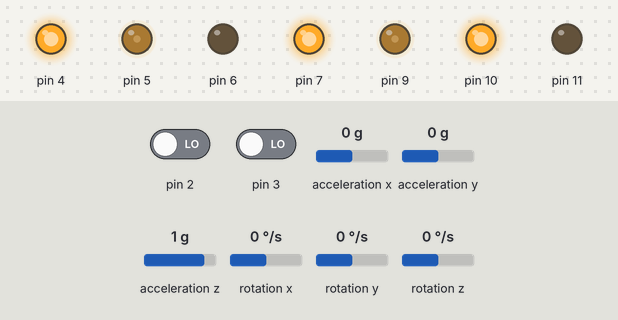
The sketch below on a simulated Arduino Uno, built with avr-gcc and run on an emulated ATmega328P. Shown: output pins drawn as LEDs (lit = HIGH). Wiring (inferred from the names in the program): MPU-6050 motion sensor at I2C address 0x68. Inputs (shaded band) come from the test bench; at power-on: acceleration y 0 g, pin 2 LOW, pin 3 LOW, acceleration x 0 g, acceleration z 1 g, rotation x 0 °/s, rotation y 0 °/s, rotation z 0 °/s.

Above: at 1.3 s.
1.4 s: acceleration y set to -1.4 g
At 2.5 s:
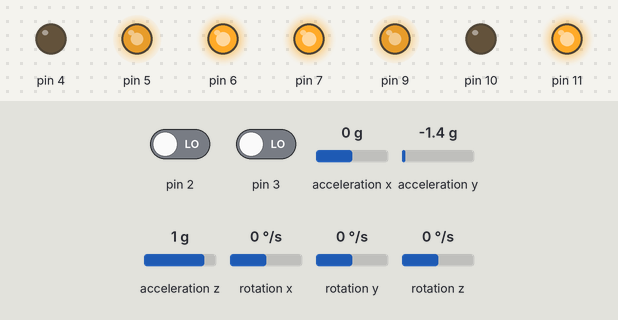
2.9 s: acceleration y set to 0.3 g
5.9 s: acceleration y set to 0.6 g
At 7.5 s:
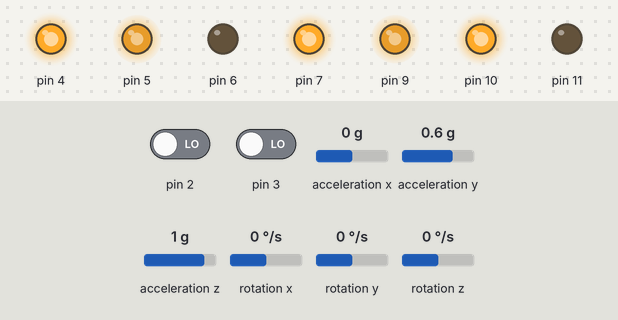
Timing chart, 0 to 9.0 s (numbered marks = the images above; inputs shaded):
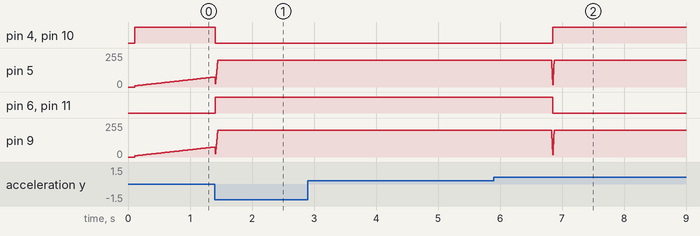

The sketch:

Part2.ino
```cpp
#include <MsTimer2.h>
#include <I2Cdev.h>
#include <MPU6050.h>
#include <BalanbotMotor.h>
#include <BalanbotEncoder.h>
#include <BalanbotController.h>
#include <SoftwareSerial.h>
#include <Wire.h>
#include<Kalman.h>
#include<Math.h>
//------------------------------------------------
//PID variable(phi)
float reference = -0.174;//0.475 //0.3568 //-0.178
float kp = 22;
float ki = 297;
float kd = 0.40;
//PID variable(position)
float preference = 0;
float pkp = 0.145;
float pki = 0;
float pkd = 0.015;
//PID direction
float dreference = 0;
float dkp = 0.45;
float dki = 0;
float dkd = 0;
//-------------------------
MPU6050 accelgyro;
int16_t ax, ay, az;
int16_t gx, gy, gz;
Kalman kalmanX; // Create the Kalman instances
double accX, accY, accZ;
double gyroX;
double kalAngleX; // Calculated angle using a Kalman filter
uint32_t timer,btTimer;
uint8_t i2cData[14]; // Buffer for I2C data
//--------------------------------------------------------------
// 定義連接藍牙模組的序列埠
SoftwareSerial BTSerial(12,13); // 接收腳, 傳送腳
char val;
String receiveData = "";
bool startRecieve = false;

BalanbotMotor motorA;
BalanbotMotor motorB;
PIDController directionController;
float wheel_angA = 0;
float wheel_angB = 0;
float maxPowerRemap = 128/100;
float dT = 0.008;
float lj = 0;
float rj = 0;

void timerInterrupt(){
    sei();
    double phi = getPhi();
    motorA.Update(phi-lj);
    motorB.Update(phi-lj);
     if(lj!=0 || rj!=0)
      motorA.reset();
    int speed_d_out = directionController.Update(motorA.GetSpeed() - motorB.GetSpeed());
    motorA.Rotate(motorA.getEffort()+speed_d_out);
    motorB.Rotate(motorA.getEffort()-speed_d_out);
}
void encoder1Interrupt(){
//Call the encoder counting function here.
  motorA.UpdateEncoder();
}

void encoder2Interrupt(){
//Call the encoder counting function here.
  motorB.UpdateEncoder();
}
//-----------------------------------------------------

void setup(){
  Serial.begin(9600);  // 與電腦序列埠連線
  BTSerial.begin(38400);
  setupMotor();        //初始化Motor
  setupMPU6050();     //設置MPU6050
  //Iitial MsTimer2 here
  MsTimer2::set(dT*1000, timerInterrupt); //設置Timer中斷
  MsTimer2::start();                    //開始MsTimer2
  btTimer=micros();
}

void loop(){
//UART and Bluetooth communication function
  updateBT();
  //senInfo();
}
```

BT_Control.ino
```cpp
void updateBT(){
    while(BTSerial.available()){
        startRecieve = true;
        val=BTSerial.read();
        receiveData += val;
    }
    if(startRecieve){
        startRecieve = false;
       // Serial.println(recieveData);
        remoteControl(receiveData);
        receiveData = "";
    }
}

void remoteControl(String data) {
    for(int i=0;i<data.length();i++){
        if(data[i]<48 || data[i]>57){
          if(/*data[i]!='r' && data[i]!='p' && data[i]!='i' && data[i]!='d' && data[i]!='e' &&  data[i]!='o' && data[i]!='u' && data[i]!='s' &&*/ data[i]!='.' && data[i]!='-' && data[i]!='L' && data[i]!='R')
            return;
        }
    }

    String data_PID="";
    for(int i=1;i<data.length();i++)
        data_PID += data[i];
    Serial.println(data_PID);
    switch(data[0]){
     /* case 'p':
        kp = data_PID.toFloat();
        break;
      case 'i':
        ki = data_PID.toFloat();
        break;
      case 'd':
        kd = data_PID.toFloat();
        break;
      case 'r':
        reference = data_PID.toFloat();
        break;
      case 'o':
        pkp = data_PID.toFloat();
        break;
      case 'u':
        pki = data_PID.toFloat();
        break;
      case 's':
        pkd = data_PID.toFloat();
        break;
      case 'e':
        preference = data_PID.toFloat();
        break;*/
      case 'L':
        String lstr="",rstr="";
        bool f=true;
        for(int i=0;i<data_PID.length();i++){
          if(data_PID[i]!='R'){
            if(f){
              lstr += data_PID[i];
            }
            else{
              rstr += data_PID[i];
            }
          }
          else{
            f = false;
          }
        }

        lj = lstr.toInt()/65.0;
        rj = rstr.toInt()*1.44;
        directionController.SetReference(rj);
    }
    motorA.SetControl(0,reference,kp,ki,kd);
    motorB.SetControl(0,reference,kp,ki,kd);
    motorA.SetControl(1,preference,pkp,pki,pkd);
    motorB.SetControl(1,preference,pkp,pki,pkd);
}
void sendInfo()
{
  if((micros()-btTimer) > 100000){
    btTimer = micros();
    String info = String(kalAngleX) + ",";
    info += String(motorA.getPosError()) + ",";
    info += String(motorB.getPosError());
    BTSerial.println(info);
  }
}
```

I2C.ino
```cpp
// (licence header left out)
const uint8_t IMUAddress = 0x68;   // AD0 is logic low on the PCB
const uint16_t I2C_TIMEOUT = 1000; // Used to check for errors in I2C communication

uint8_t i2cWrite(uint8_t registerAddress, uint8_t data, bool sendStop)
{
  return i2cWrite(registerAddress, &data, 1, sendStop); // Returns 0 on success
}

uint8_t i2cWrite(uint8_t registerAddress, uint8_t *data, uint8_t length, bool sendStop)
{
  Wire.beginTransmission(IMUAddress);
  Wire.write(registerAddress);
  Wire.write(data, length);
  uint8_t rcode = Wire.endTransmission(sendStop); // Returns 0 on success
  if (rcode)
  {
    Serial.print(F("i2cWrite failed: "));
    Serial.println(rcode);
  }
  return rcode; // See: http://arduino.cc/en/Reference/WireEndTransmission
}

uint8_t i2cRead(uint8_t registerAddress, uint8_t *data, uint8_t nbytes)
{
  uint32_t timeOutTimer;
  Wire.beginTransmission(IMUAddress);
  Wire.write(registerAddress);
  uint8_t rcode = Wire.endTransmission(false); // Don't release the bus
  if (rcode)
  {
    Serial.print(F("i2cRead failed: "));
    Serial.println(rcode);
    return rcode; // See: http://arduino.cc/en/Reference/WireEndTransmission
  }
  Wire.requestFrom(IMUAddress, nbytes, (uint8_t) true); // Send a repeated start and then release the bus after reading
  for (uint8_t i = 0; i < nbytes; i++)
  {
    if (Wire.available())
      data[i] = Wire.read();
    else
    {
      timeOutTimer = micros();
      while (((micros() - timeOutTimer) < I2C_TIMEOUT) && !Wire.available())
        ;
      if (Wire.available())
        data[i] = Wire.read();
      else
      {
        Serial.println(F("i2cRead timeout"));
        return 5; // This error value is not already taken by endTransmission
      }
    }
  }
  return 0; // Success
}
```

Init.ino
```cpp
void setupMotor()
{
  const int PWMA = 5, PWMB = 9;               // Speed control
  const int AIN1 = 6, BIN1 = 11;              // Direction +
  const int AIN2 = 4, BIN2 = 10;              // Direction -
  const int STBY = 7;                        // standby(停止)
  const int C1_A = A3 , C2_A = 2;             //中斷腳位
  const int C1_B = 8 , C2_B = 3;

  motorA.SetMotorPins(PWMA,AIN1,AIN2,STBY);     //設置motorA PIN腳
  motorB.SetMotorPins(PWMB,BIN1,BIN2,STBY);     //設置motorB PIN腳

  motorA.InverseRotationDirectionDefinition(false); //motorB輪子轉動方向相反(經測試得知)
  motorB.InverseRotationDirectionDefinition(true);

  motorA.SetControllerBound(200,-200,1.8,-1.8);
  motorB.SetControllerBound(200,-200,1.8,-1.8);

  motorA.SetControl(0,reference,kp,ki,kd);
  motorB.SetControl(0,reference,kp,ki,kd);

  motorA.SetControl(1,preference,pkp,pki,pkd);
  motorB.SetControl(1,preference,pkp,pki,pkd);

  directionController.SetBound(100,-100);
  directionController.SetPID(dkp,dki,dkd);
  directionController.SetReference(dreference);

  motorA.SetEncoderPins(C2_A,C1_A);             //設定motorA中斷腳位
  motorB.SetEncoderPins(C2_B,C1_B);             //設定motorB中斷腳位

//設定中斷處理函式
  attachInterrupt(digitalPinToInterrupt(motorA.GetEncoderInterruptPin())
                    ,encoder1Interrupt,RISING);
  attachInterrupt(digitalPinToInterrupt(motorB.GetEncoderInterruptPin())
                    ,encoder2Interrupt,RISING);
}
```

SetupMPU6050.ino
```cpp
void setupMPU6050()
{
    Wire.begin();
    TWBR = ((F_CPU / 400000L) - 16) / 2; // Set I2C frequency to 400kHz

    i2cData[0] = 7;    // Set the sample rate to 1000Hz - 8kHz/(7+1) = 1000Hz
    i2cData[1] = 0x00; // Disable FSYNC and set 260 Hz Acc filtering, 256 Hz Gyro filtering, 8 KHz sampling
    i2cData[2] = 0x00; // Set Gyro Full Scale Range to ±250deg/s
    i2cData[3] = 0x00; // Set Accelerometer Full Scale Range to ±2g
    while (i2cWrite(0x19, i2cData, 4, false)); // Write to all four registers at once
    while (i2cWrite(0x6B, 0x01, true)); // PLL with X axis gyroscope reference and disable sleep mode

    while (i2cRead(0x75, i2cData, 1));
    if (i2cData[0] != 0x68)
    { // Read "WHO_AM_I" register
        Serial.print(F("Error reading sensor"));
        while (1);
    }

   //MPU6050 accelgyro;
   MPU6050 accelgyro(0x68); // <-- use for AD0 high
   //int16_t ax, ay, az,gx, gy, gz;
   // reset offsets
   accelgyro.setXAccelOffset(-5171);
   accelgyro.setYAccelOffset(-2497);
   accelgyro.setZAccelOffset(1409);
   accelgyro.setXGyroOffset(78);
   accelgyro.setYGyroOffset(-38);
   accelgyro.setZGyroOffset(-44);

  delay(100); // Wait for sensor to stabilize

   /* Set kalman and gyro starting angle */
  while (i2cRead(0x3B, i2cData, 6));
  accX = (int16_t)((i2cData[0] << 8) | i2cData[1]);           //X方向加速度
  accY = (int16_t)((i2cData[2] << 8) | i2cData[3]);           //Y方向加速度
  accZ = (int16_t)((i2cData[4] << 8) | i2cData[5]);           //Z方向加速度
  double roll  = atan(accY / sqrt(accX * accX + accZ * accZ)) * RAD_TO_DEG;   //傾角
  kalmanX.setAngle(roll); // Set starting angle
  timer=micros();
}


double getPhi()                                             //得到平衡車傾角
{
    while (i2cRead(0x3B, i2cData, 14));
    accX = (int16_t)((i2cData[0] << 8) | i2cData[1]);
    accY = (int16_t)((i2cData[2] << 8) | i2cData[3]);
    accZ = (int16_t)((i2cData[4] << 8) | i2cData[5]);
    gyroX = (int16_t)((i2cData[8] << 8) | i2cData[9]);

    double dt = (double)(micros() - timer) / 1000000; // Calculate delta time
    timer = micros();

    double roll  = atan(accY / sqrt(accX * accX + accZ * accZ)) * RAD_TO_DEG;   //Roll角
    double gyroXrate = gyroX / 131.0;           //32767/250，預設精度為+-250
    kalAngleX = kalmanX.getAngle(roll, gyroXrate, dt); // Calculate the angle using a Kalman filter

    return kalAngleX;


}
```

Measured:
- the behaviour switches between 0.4 and 0.5 g on acceleration y (found by bisection; images 1 and 2)
- after the input at 1.4 s, pin 4, pin 10: HIGH → LOW at once; pin 6, pin 11: LOW → HIGH at once
- after the input at 2.9 s, every drawn part: stays the same
- after the input at 5.9 s, pin 4, pin 10: LOW → HIGH after 0.95 s instead of 1.7 s; pin 6, pin 11: HIGH → LOW after 0.95 s instead of 1.7 s
